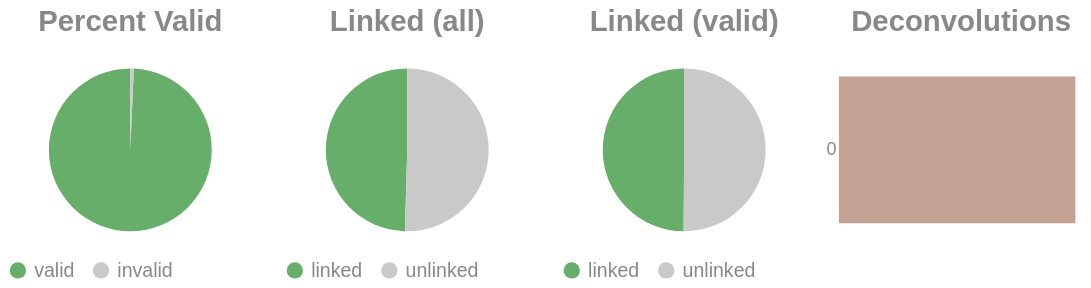

Write notebook code for a chart like this one.
### Code cell
if SKIPLR:
    pass
else:
    clash = Counter()
    for i in valids['molecule'].to_list():
        _mol = i.split("-")
        if len(_mol) == 1:
            clash.update('0')
        else:
            clash.update(_mol[-1])

    _d = {"deconvolutions": [], 'count': []}
    for k,v in clash.items():
        _d['deconvolutions'].append(k)
        _d['count'].append(v)

    tot_valid = valids['reads'].sum()
    mask = valids['reads'] >= 2
    n_linked_reads = valids.filter(mask)['reads'].sum()
    if n_linked_reads == 0:
        print_html("No linked molecules (>=2 reads) were detected; skipping linked-only distributions.")
        SKIPLR = True
    else:
        perc_valid = round(tot_valid / n_reads, 4)
        linked_perc_abs = round(n_linked_reads / n_reads, 4)
        linked_perc = round(n_linked_reads / tot_valid, 4)

    _valid = pl.DataFrame({"valids": ['valid', 'invalid'], "count": [tot_valid, n_reads - tot_valid]})
    _linked_abs = pl.DataFrame({"linked (absolute)": ['linked', 'unlinked'], "count": [n_linked_reads, n_reads - n_linked_reads]})
    _linked_rel = pl.DataFrame({"linked (valids)": ['linked', 'unlinked'], "count": [n_linked_reads, tot_valid - n_linked_reads]})

    (
        alt.hconcat(
            piechart(_valid, goodval = 'valid', title = "Percent Valid"),
            piechart(_linked_abs, goodval = "linked", title =  "Linked (all)"),
            piechart(_linked_rel, goodval = "linked", title =  "Linked (valid)"),
            convolutionbar(pl.DataFrame(_d), title = "Deconvolutions"),
            center = True,
            bounds = 'flush'
        )
        .resolve_scale(color='independent')
        .resolve_legend('independent')
        .properties(usermeta={'embedOptions': {"actions": False}})
    ).display()

### Figure 1 — Vega-Lite specification as saved in the notebook (floating-point values rounded to 4 significant figures)
{"width": "container", "height": 400, "config": {"title": {"anchor": "start", "dy": -15, "fontSize": 18, "color": "#888888", "subtitleColor": "#888888", "subtitleFontSize": 14}, "arc": {"fill": "#0072B2"}, "axis": {"domainColor": "#888888", "domainWidth": 0.5, "gridWidth": 0.2, "grid": false, "titleFontWeight": 400, "titleFontSize": 15, "labelFontSize": 11, "labelColor": "#888888", "tickColor": "#888888", "tickWidth": 0.2, "titleColor": "#888888"}, "axisBand": {"grid": false}, "axisX": {"grid": true, "tickSize": 10, "domainCap": "round"}, "axisY": {"domain": false, "grid": true, "tickSize": 0, "domainCap": "round"}, "background": "transparent", "header": {"labelFontSize": 15, "labelColor": "#888888", "titleFontSize": 15, "titleFontWeight": 600, "titleColor": "#888888"}, "legend": {"labelFont": "sans-serif", "labelFontSize": 12, "labelColor": "#888888", "symbolSize": 100, "symbolType": "circle", "titleFontSize": 12, "titlePadding": 10, "titleColor": "#888888", "title": null}, "range": {"category": ["#E69F00", "#56B4E9", "#009E73", "#F0E442", "#0072B2", "#D55E00", "#CC79A7", "#000000"], "diverging": ["#cfe8f3", "#a2d4ec", "#73bfe2", "#46abdb", "#1696d2", "#12719e"]}, "area": {"fill": "#0072B2", "fillOpacity": 0.7, "line": true, "strokeOpacity": 0.7}, "line": {"color": "#0072B2", "stroke": "#0072B2", "strokeWidth": 2}, "trail": {"color": "#0072B2", "stroke": "#0072B2", "strokeWidth": 0, "size": 1}, "point": {"filled": true, "fillOpacity": 1.0, "size": 95}, "text": {"color": "#888888", "fontSize": 11, "align": "right", "fontWeight": 400, "size": 11}, "bar": {"fill": "#0072B2", "stroke": null}, "view": {"stroke": null, "continuousWidth": 660, "continuousHeight": 400}}, "hconcat": [{"data": {"name": "data-2ac245536016b9f9236631e19136b739"}, "mark": {"type": "arc"}, "encoding": {"color": {"field": "valids", "legend": {"orient": "bottom", "title": null}, "scale": {"domain": ["valid", "invalid"], "range": ["#68ae6b", "#C9C9C9"]}, "title": "Valids", "type": "nominal"}, "theta": {"field": "count", "type": "quantitative"}, "tooltip": [{"field": "valids", "title": "Valids", "type": "ordinal"}, {"field": "percent", "format": ".2%", "title": "Percent", "type": "quantitative"}, {"field": "count", "title": "Count", "type": "quantitative"}]}, "height": 100, "title": {"text": "Percent Valid", "align": "center", "anchor": "middle"}, "transform": [{"calculate": "datum.count / 3999617", "as": "percent"}], "width": 150}, {"data": {"name": "data-e508fe564af7a03986ca74792c7a5517"}, "mark": {"type": "arc"}, "encoding": {"color": {"field": "linked (absolute)", "legend": {"orient": "bottom", "title": null}, "scale": {"domain": ["linked", "unlinked"], "range": ["#68ae6b", "#C9C9C9"]}, "title": "Linked (Absolute)", "type": "nominal"}, "theta": {"field": "count", "type": "quantitative"}, "tooltip": [{"field": "linked (absolute)", "title": "Linked (Absolute)", "type": "ordinal"}, {"field": "percent", "format": ".2%", "title": "Percent", "type": "quantitative"}, {"field": "count", "title": "Count", "type": "quantitative"}]}, "height": 100, "title": {"text": "Linked (all)", "align": "center", "anchor": "middle"}, "transform": [{"calculate": "datum.count / 3999617", "as": "percent"}], "width": 150}, {"data": {"name": "data-874f43df31e6c7b6fcd2f05e1a5841d1"}, "mark": {"type": "arc"}, "encoding": {"color": {"field": "linked (valids)", "legend": {"orient": "bottom", "title": null}, "scale": {"domain": ["linked", "unlinked"], "range": ["#68ae6b", "#C9C9C9"]}, "title": "Linked (Valids)", "type": "nominal"}, "theta": {"field": "count", "type": "quantitative"}, "tooltip": [{"field": "linked (valids)", "title": "Linked (Valids)", "type": "ordinal"}, {"field": "percent", "format": ".2%", "title": "Percent", "type": "quantitative"}, {"field": "count", "title": "Count", "type": "quantitative"}]}, "height": 100, "title": {"text": "Linked (valid)", "align": "center", "anchor": "middle"}, "transform": [{"calculate": "datum.count / 3972229", "as": "percent"}], "width": 150}, {"data": {"name": "data-c555829df038703536ad9fbf22f83c3f"}, "mark": {"type": "bar"}, "encoding": {"color": {"field": "deconvolutions", "legend": null, "scale": {"scheme": "lightgreyred"}, "type": "nominal"}, "tooltip": [{"field": "deconvolutions", "title": "Deconvolutions", "type": "ordinal"}, {"field": "percent", "format": ".2%", "title": "Percent", "type": "quantitative"}, {"field": "count", "title": "Count", "type": "quantitative"}], "x": {"axis": null, "field": "count", "type": "quantitative"}, "y": {"field": "deconvolutions", "sort": "ascending", "title": null, "type": "nominal"}}, "height": 100, "title": {"text": "Deconvolutions", "align": "center", "anchor": "middle"}, "transform": [{"calculate": "datum.count / 2709834", "as": "percent"}], "width": 150}], "bounds": "flush", "center": true, "resolve": {"legend": {"angle": "independent"}, "scale": {"color": "independent"}}, "usermeta": {"embedOptions": {"actions": false}}, "$schema": "https://vega.github.io/schema/vega-lite/v6.1.0.json", "datasets": {"data-2ac245536016b9f9236631e19136b739": [{"valids": "valid", "count": 3972229}, {"valids": "invalid", "count": 27388}], "data-e508fe564af7a03986ca74792c7a5517": [{"linked (absolute)": "linked", "count": 1981665}, {"linked (absolute)": "unlinked", "count": 2017952}], "data-874f43df31e6c7b6fcd2f05e1a5841d1": [{"linked (valids)": "linked", "count": 1981665}, {"linked (valids)": "unlinked", "count": 1990564}], "data-c555829df038703536ad9fbf22f83c3f": [{"deconvolutions": "0", "count": 2709834}]}}
